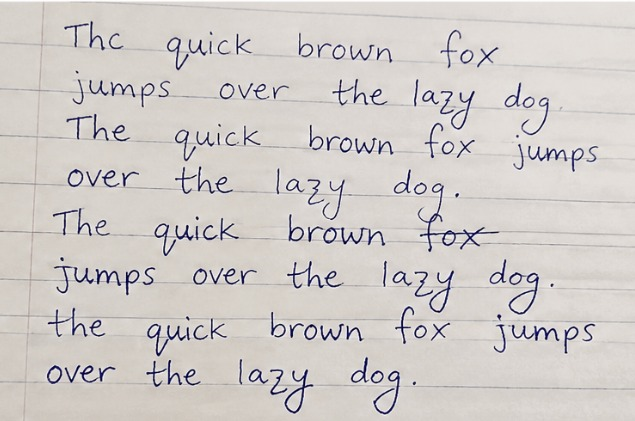
#> input picture NeuroScript_Live_Canvas_Code/NeuroScript_Live_Canvas_Code/dataset/adhd_like/adhd_001.jpeg, 635 x 421 px
$ python -i feature_extraction.py   (imports and definitions only)
#> lines starting #> are read from the running program, lines starting #| are printed output that depends on the picture; after the words box and inside, x2 and y2 are one past the last pixel; in counts of white or black regions, pixels touching at a corner belong together
import cv2
import numpy as np

def preprocess_image(image_path, image_size=64):
#> called with image_path = 'dataset/adhd_like/adhd_001.jpeg', image_size = 64
    img=cv2.imread(image_path)
#> img is the input picture: shape (421, 635, 3); mean B, G, R 201.2, 204, 208.8
    if img is None:
        raise ValueError(f'Could not read image: {image_path}')
    gray=cv2.cvtColor(img,cv2.COLOR_BGR2GRAY)
    gray=cv2.GaussianBlur(gray,(3,3),0)
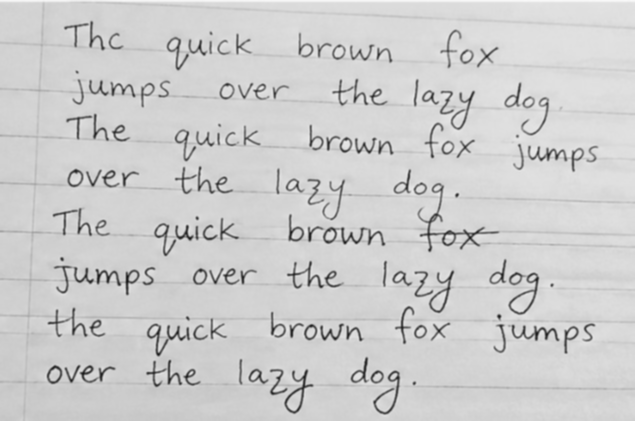
#> gray: shape (421, 635); min 23, max 248, mean 205.1
    _,binary=cv2.threshold(gray,0,255,cv2.THRESH_BINARY_INV+cv2.THRESH_OTSU)
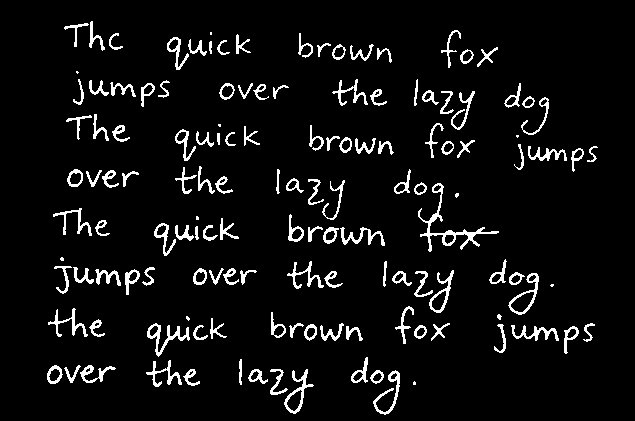
#> binary: shape (421, 635); 6.2% white in thin lines or dots, all inside (x1, y1, x2, y2) = (47, 21, 598, 415)
    binary=cv2.resize(binary,(image_size,image_size))
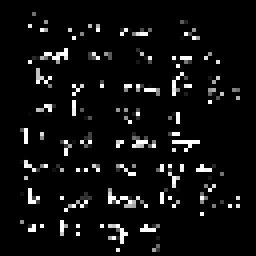
#> binary: shape (64, 64) (shown 4 times larger); min 0, max 255, mean 15
    return binary/255.0

def extract_features_from_array(img):
    binary=(img*255).astype(np.uint8) if img.max()<=1 else img.astype(np.uint8)
    _,binary=cv2.threshold(binary,127,255,cv2.THRESH_BINARY)
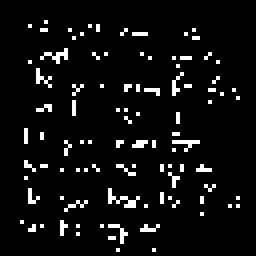
#> binary: shape (64, 64) (shown 4 times larger); 6% white in thin lines or dots, all inside (x1, y1, x2, y2) = (5, 5, 60, 63)
    ink=np.sum(binary>0)
#> ink = 244
    total=binary.shape[0]*binary.shape[1]
#> total = 4096
    ink_density=ink/total
#> ink_density = 0.0596
    contours,_=cv2.findContours(binary,cv2.RETR_EXTERNAL,cv2.CHAIN_APPROX_SIMPLE)
#> contours = 96 contours, all with area under 20
    areas=[cv2.contourArea(c) for c in contours if cv2.contourArea(c)>0]
#> areas = [1, 1, 0.5, 1, 2.5, 0.5, 0.5, 1, 0.5, 1, 2, 0.5, 0.5, 0.5, 0.5, 1, 1, 2.5]
    xproj=np.sum(binary>0,axis=0)
#> xproj = 64 values, max 12 at index 43, min 0 at index 0, mean 3.81
    yproj=np.sum(binary>0,axis=1)
#> yproj = 64 values, max 17 at index 35, min 0 at index 0, mean 3.81
    coords=np.column_stack(np.where(binary>0))
#> coords = 244 pairs, first value 5 to 62, second value 5 to 59
    if len(coords)>0:
        y0,x0=coords.min(axis=0)
#> y0 = 5; x0 = 5
        y1,x1=coords.max(axis=0)
#> y1 = 62; x1 = 59
        width=x1-x0+1
#> width = 55
        height=y1-y0+1
#> height = 58
        aspect=width/height if height else 0
#> aspect = 0.948
    else:
        width=height=aspect=0
    dist=cv2.distanceTransform(binary,cv2.DIST_L2,5)
    stroke=float(np.mean(dist[dist>0])) if np.any(dist>0) else 0
#> stroke = 1
    return np.array([ink_density,len(contours),np.mean(areas) if areas else 0,np.std(areas) if areas else 0,np.std(xproj),np.std(yproj),width,height,aspect,stroke],dtype=np.float32)

def extract_features_from_path(path, image_size=64):
    return extract_features_from_array(preprocess_image(path,image_size))

>>> result = extract_features_from_path('dataset/adhd_like/adhd_001.jpeg')
#> result = [0.0596, 96, 1, 0.645, 2.88, 4.05, 55, 58, 0.948, 1]

$ run again, on NeuroScript_Live_Canvas_Code/NeuroScript_Live_Canvas_Code/dataset/adhd_like/adhd_002.jpeg
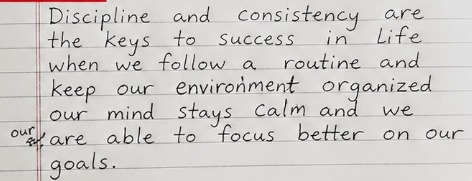
#> input picture NeuroScript_Live_Canvas_Code/NeuroScript_Live_Canvas_Code/dataset/adhd_like/adhd_002.jpeg, 472 x 181 px
#> in preprocess_image, img is the input picture: shape (181, 472, 3); mean B, G, R 203.1, 205.6, 207.5
#> in preprocess_image, `_,binary=cv2.threshold(gray,0,255,cv2.THRESH_BINARY_INV+cv2.THRESH_OTSU)`:
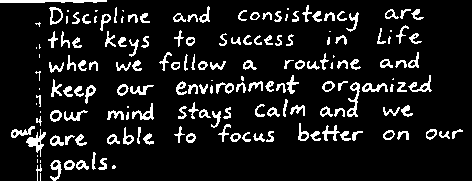
#> binary: shape (181, 472); 10.8% white in thin lines or dots
#> ink = 454
#> ink_density = 0.111
#> contours = 104 contours, all with area under 20
#> areas = 36 values, max 11 at index 8, min 0.5 at index 5, mean 2.89
#> xproj = 64 values, max 28 at index 5, min 0 at index 21, mean 7.09
#> yproj = 64 values, max 22 at index 47, min 0 at index 1, mean 7.09
#> coords = 454 pairs, first value 0 to 63, second value 0 to 62
#> y0 = 0
#> y1 = 63; x1 = 62
#> width = 63
#> height = 64
#> aspect = 0.984
#> in extract_features_from_array, `dist=cv2.distanceTransform(binary,cv2.DIST_L2,5)`:
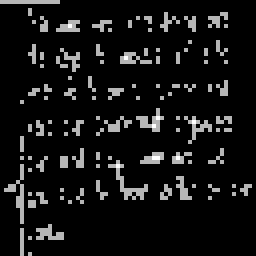
#> dist: shape (64, 64) float32 (shown 4 times larger); min 0, max 1.4, mean 0.112; drawn with min black and max white
#> stroke = 1.01
#> result = [0.111, 104, 2.89, 2.57, 4.87, 6.52, 63, 64, 0.984, 1.01]

$ run again, on NeuroScript_Live_Canvas_Code/NeuroScript_Live_Canvas_Code/dataset/adhd_like/adhd_003.jpeg
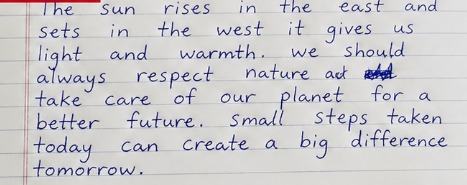
#> input picture NeuroScript_Live_Canvas_Code/NeuroScript_Live_Canvas_Code/dataset/adhd_like/adhd_003.jpeg, 467 x 185 px
#> in preprocess_image, img is the input picture: shape (185, 467, 3); mean B, G, R 206.4, 203.8, 205
#> in preprocess_image, `_,binary=cv2.threshold(gray,0,255,cv2.THRESH_BINARY_INV+cv2.THRESH_OTSU)`:
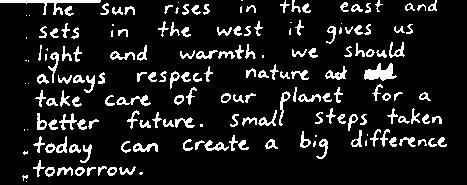
#> binary: shape (185, 467); 11.1% white in thin lines or dots
#> ink = 493
#> ink_density = 0.12
#> contours = 94 contours, all with area under 20
#> areas = 44 values, max 10.5 at index 13, min 0.5 at index 15, mean 2.76
#> xproj = 64 values, max 25 at index 5, min 0 at index 61, mean 7.7
#> yproj = 64 values, max 24 at index 42, min 0 at index 6, mean 7.7
#> coords = 493 pairs, first value 0 to 61, second value 0 to 60
#> y0 = 0
#> y1 = 61; x1 = 60
#> width = 61
#> height = 62
#> aspect = 0.984
#> in extract_features_from_array, `dist=cv2.distanceTransform(binary,cv2.DIST_L2,5)`:
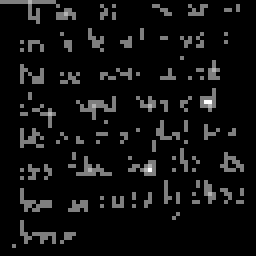
#> dist: shape (64, 64) float32 (shown 4 times larger); min 0, max 2, mean 0.122; drawn with min black and max white
#> stroke = 1.02
#> result = [0.12, 94, 2.76, 2.57, 4.88, 6.32, 61, 62, 0.984, 1.02]

$ run again, on NeuroScript_Live_Canvas_Code/NeuroScript_Live_Canvas_Code/dataset/adhd_like/adhd_004.jpeg
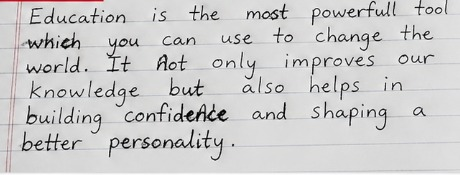
#> input picture NeuroScript_Live_Canvas_Code/NeuroScript_Live_Canvas_Code/dataset/adhd_like/adhd_004.jpeg, 460 x 175 px
#> in preprocess_image, img is the input picture: shape (175, 460, 3); mean B, G, R 204.4, 204.3, 204.8
#> in preprocess_image, `_,binary=cv2.threshold(gray,0,255,cv2.THRESH_BINARY_INV+cv2.THRESH_OTSU)`:
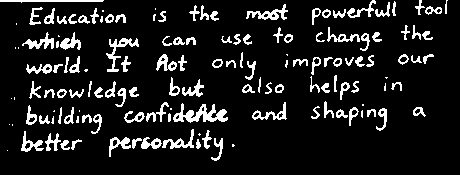
#> binary: shape (175, 460); 11.3% white; 140 white regions (28 under 20 px), largest, box (x1, y1, x2, y2) and area: (173, 103, 228, 123) 511, (106, 38, 139, 72) 293, (246, 4, 288, 20) 258
#> ink = 506
#> ink_density = 0.124
#> contours = 72 contours, 71 with area under 20; largest, box (x1, y1, x2, y2) and area: (19, 38, 32, 45) 34
#> areas = 35 values, max 33.5 at index 9, min 0.5 at index 0, mean 4.54
#> xproj = 64 values, max 20 at index 17, min 0 at index 14, mean 7.91
#> yproj = 64 values, max 25 at index 5, min 0 at index 19, mean 7.91
#> coords = 506 pairs, first value 0 to 57, second value 0 to 59
#> y0 = 0
#> y1 = 57; x1 = 59
#> width = 60
#> height = 58
#> aspect = 1.03
#> in extract_features_from_array, `dist=cv2.distanceTransform(binary,cv2.DIST_L2,5)`:
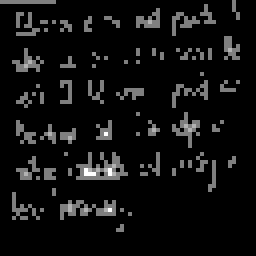
#> dist: shape (64, 64) float32 (shown 4 times larger); min 0, max 2, mean 0.127; drawn with min black and max white
#> result = [0.124, 72, 4.54, 6.41, 5.08, 7.21, 60, 58, 1.03, 1.03]
